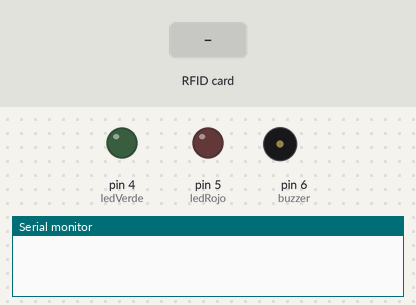
This sketch was run on a simulated Arduino Uno, built with avr-gcc and run on an emulated ATmega328P. Parts: output pins drawn as LEDs (lit = HIGH), buzzer (waves = sounding), the last lines printed to the serial monitor. The inputs (shaded band) are chosen by the test bench. Pins used as bus, display or sensor lines are not drawn.

Above: at 1.2 s.
1.3 s: RFID card 73 AA 26 F8 held to the reader
At 2.5 s:
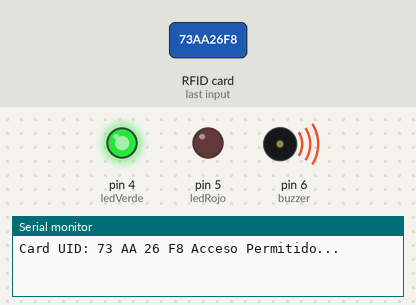
2.8 s: RFID card 5E 7A 19 C4 held to the reader
At 5.8 s:
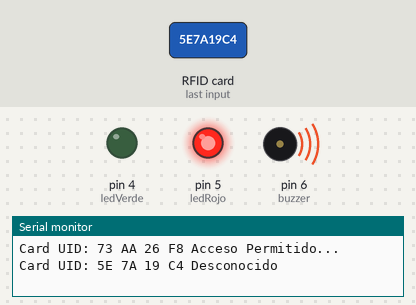
Timing chart, 0 to 8.8 s (numbered marks = the images above; inputs shaded):
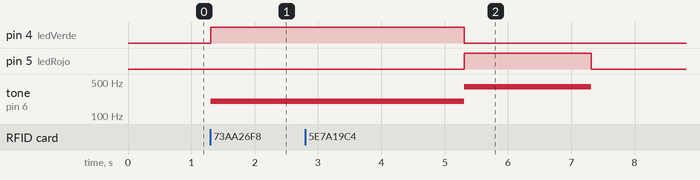

The sketch:

Practica_No_4_3BIM.ino
```cpp
/*
   Fundacion Kinal
   Centro educativo tecnico laboral Kinal
   Quinto perito
   Quinto electronica
   Codigo Tecnico: EB5AM
   Curso: Taller de electronica digital y reparacion de computadoras I
   Proyecto: Practica 4
   Dev: Henry Francisco Leal Súchite
   Fecha: 24 de julio
   link de la simulacion:
*/
//Librerias
#include <SPI.h>
#include <MFRC522.h>

#define RST_PIN         9
#define SS_PIN          10
#define ledVerde        4
#define ledRojo         5
#define buzzer          6

MFRC522 mfrc522(SS_PIN, RST_PIN);   //
MFRC522::MIFARE_Key key;

byte tag1[4] = {0x73, 0xAA, 0x26, 0xF8};
byte tagActual[4];

void setup() {
  Serial.begin(9600);
   while (!Serial);
   SPI.begin();        // inicia la comunicacion SPI
   mfrc522.PCD_Init(); //inicia la comunicacion con el modulo RFID
  salidas();
}

void loop() {
   if ( ! mfrc522.PICC_IsNewCardPresent())
        return;

    if ( ! mfrc522.PICC_ReadCardSerial())
        return;

 Serial.print(F("Card UID:"));
    dump_byte_array(mfrc522.uid.uidByte, mfrc522.uid.size);

digitalWrite(ledVerde,LOW);
digitalWrite(ledRojo,LOW);
}

void dump_byte_array(byte *buffer, byte bufferSize) {
    for (byte i = 0; i < bufferSize; i++) {
      Serial.print(buffer[i] < 0x10 ? " 0" : " ");
      Serial.print(buffer[i], HEX);
      tagActual[i] = buffer[i];
    }
          if(compararArray(tagActual,tag1)){
          Serial.println(" Acceso Permitido...");
          digitalWrite(ledVerde,HIGH);
          digitalWrite(ledRojo,LOW);
          tone(buzzer, 200);
          delay(4000);
          noTone(buzzer);
          }
          else {
            Serial.println(" Desconocido" );
           digitalWrite(ledRojo,HIGH);
           digitalWrite(ledVerde,LOW);
           tone(buzzer, 400);
           delay(2000);
           noTone(buzzer);
            }
}

boolean compararArray(byte array1[], byte array2[]){

  if(array1[0] != array2[0]) return(false);
  if(array1[1] != array2[1]) return(false);
  if(array1[2] != array2[2]) return(false);
  if(array1[3] != array2[3]) return(false);
  return(true);
}
void salidas(){
     pinMode(ledVerde,OUTPUT);
   pinMode(ledRojo,OUTPUT);
   pinMode(buzzer, OUTPUT);
}
```

Measured:
- after the input at 1.3 s, pin 4 (ledVerde): LOW → HIGH at once; tone on pin 6 (buzzer): silent → 200 Hz at once
- after the input at 2.8 s, pin 5 (ledRojo): LOW → HIGH after 2.5 s, → LOW 2.0 s later; tone on pin 6 (buzzer): 200 Hz → 400 Hz after 2.5 s, → silent 2.0 s later
